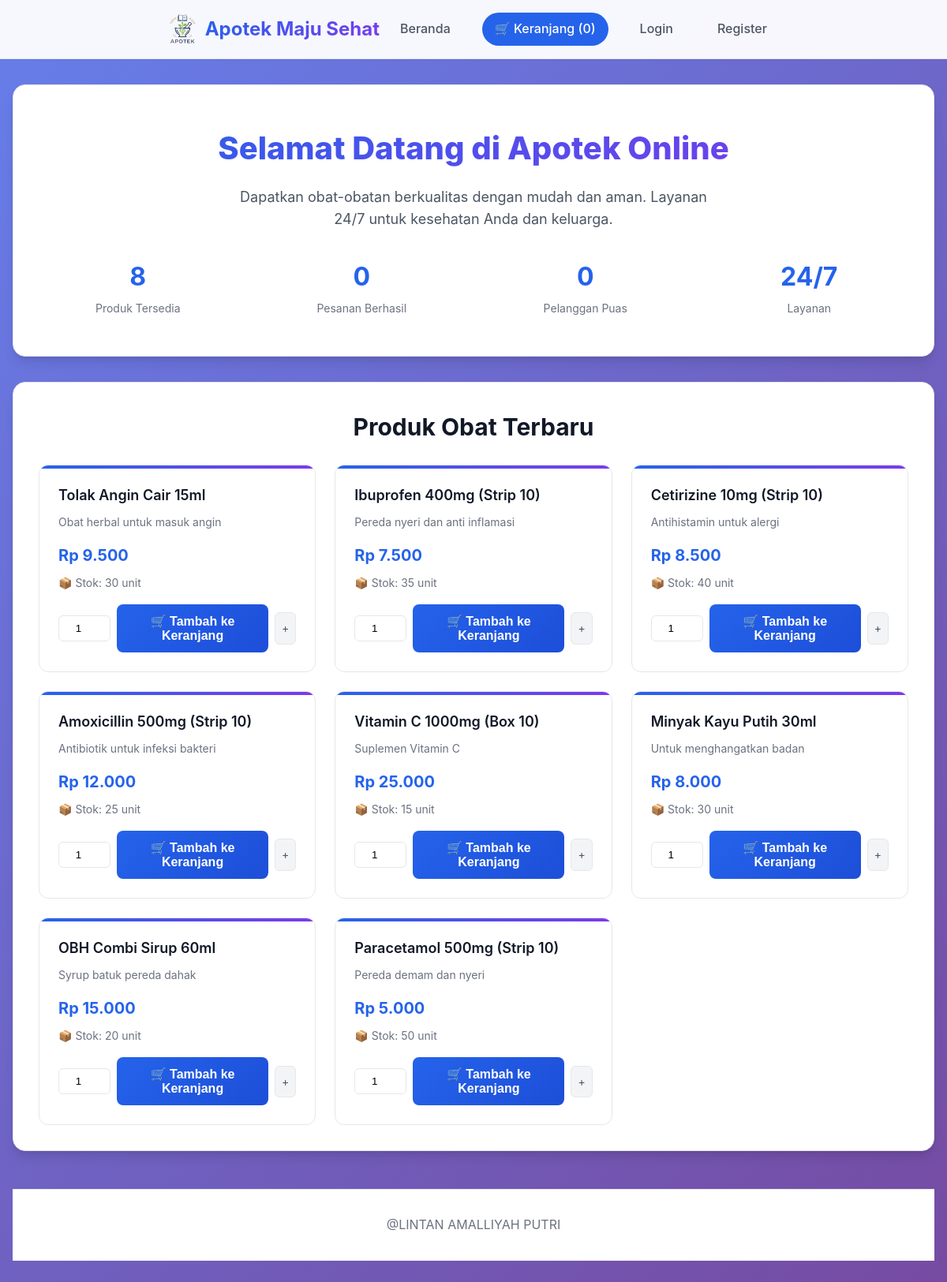
The page / on the database its author committed.
### tables this page shows
CREATE TABLE IF NOT EXISTS products (
    id INT AUTO_INCREMENT PRIMARY KEY,
    name VARCHAR(150) NOT NULL,
    description TEXT,
    price DECIMAL(10,2) NOT NULL DEFAULT 0.00,
    stock INT NOT NULL DEFAULT 0,
    created_at TIMESTAMP DEFAULT CURRENT_TIMESTAMP
);

### index.php (the view, shortened to what this page needs)
<?php
$mysqli = new mysqli(DB_HOST, DB_USER, DB_PASS);
$mysqli->query("CREATE DATABASE IF NOT EXISTS ".DB_NAME." CHARACTER SET utf8mb4 COLLATE utf8mb4_general_ci");
$mysqli->select_db(DB_NAME);
function esc($s){ return htmlspecialchars($s, ENT_QUOTES); }
function is_logged_in(){ return isset($_SESSION['user_id']); }
$page = isset($_GET['page']) ? $_GET['page'] : 'home';
?><!doctype html>
<html lang="id">
<head>
</head>
<body>
<header class="header">
  <div class="wrap">
    <div class="logo-container">
      <img src="apotek.png" alt="Logo Apotek Online" class="logo">
      <h1>Apotek Maju Sehat</h1>
    <nav>
      <a href="<?php echo $_SERVER['PHP_SELF']; ?>">Beranda</a>
      <a href="<?php echo $_SERVER['PHP_SELF']; ?>?page=cart" class="cart-link">🛒 Keranjang (<?php echo array_sum($_SESSION['cart']); ?>)</a>
      <?php if(is_logged_in()): $u=current_user(); ?>
        <a href="<?php echo $_SERVER['PHP_SELF']; ?>?page=orders">Pesanan</a>
        <?php if($u && $u['is_admin']==1): ?>
          <a href="<?php echo $_SERVER['PHP_SELF']; ?>?page=admin">Admin</a>
        <?php endif; ?>
        <a href="<?php echo $_SERVER['PHP_SELF']; ?>?do=logout">Logout (<?php echo esc($u['name']); ?>)</a>
      <?php else: ?>
        <a href="<?php echo $_SERVER['PHP_SELF']; ?>?page=login">Login</a>
        <a href="<?php echo $_SERVER['PHP_SELF']; ?>?page=register">Register</a>
      <?php endif; ?>
    </nav>
  </div>
</header>
<main class="container">
  <?php
  if($page==='home'):
    $res = $mysqli->query("SELECT * FROM products ORDER BY id DESC");
    $total_products = $mysqli->query("SELECT COUNT(*) as count FROM products")->fetch_assoc()['count'];
    $total_orders = $mysqli->query("SELECT COUNT(*) as count FROM orders")->fetch_assoc()['count'];
    $total_users = $mysqli->query("SELECT COUNT(*) as count FROM users")->fetch_assoc()['count'];
  ?>
    <div class="hero-section">
      <h1>Selamat Datang di Apotek Online</h1>
      <p>Dapatkan obat-obatan berkualitas dengan mudah dan aman. Layanan 24/7 untuk kesehatan Anda dan keluarga.</p>
      <div class="hero-stats">
        <div class="stat-item">
          <div class="stat-number"><?php echo $total_products; ?></div>
          <div class="stat-label">Produk Tersedia</div>
        </div>
        <div class="stat-item">
          <div class="stat-number"><?php echo $total_orders; ?></div>
          <div class="stat-label">Pesanan Berhasil</div>
        </div>
        <div class="stat-item">
          <div class="stat-number"><?php echo $total_users; ?></div>
          <div class="stat-label">Pelanggan Puas</div>
        </div>
        <div class="stat-item">
          <div class="stat-number">24/7</div>
          <div class="stat-label">Layanan</div>
        </div>
      </div>
    </div>
    <div class="products-section">
      <h2>Produk Obat Terbaru</h2>
      <div class="products-grid">
        <?php while($p=$res->fetch_assoc()): ?>
          <div class="product-card">
            <h3 class="product-name"><?php echo esc($p['name']); ?></h3>
            <p class="product-description"><?php echo esc($p['description']); ?></p>
            <p class="product-price">Rp <?php echo number_format($p['price'],0,',','.'); ?></p>
            <p class="product-stock">📦 Stok: <?php echo intval($p['stock']); ?> unit</p>
            <form method="post">
              <div class="product-actions">
                <input type="number" name="qty" value="1" min="1" max="<?php echo $p['stock']; ?>" class="quantity-input">
                <button class="btn btn-primary" type="submit">🛒 Tambah ke Keranjang</button>
                <a class="quick-add-btn" href="<?php echo $_SERVER['PHP_SELF']; ?>?do=add&id=<?php echo $p['id']; ?>" title="Tambah 1 ke keranjang">+</a>
              </div>
            </form>
          </div>
        <?php endwhile; ?>
      </div>
    </div>
  <?php
  endif;  ?>
<footer class="footer">
<p>@LINTAN AMALLIYAH PUTRI</p>
</footer>
</body>
</html>

### rows shown on the page
products: name "Tolak Angin Cair 15ml", description "Obat herbal untuk masuk angin", price "9.500", stock "30"
products: name "Ibuprofen 400mg (Strip 10)", description "Pereda nyeri dan anti inflamasi", price "7.500", stock "35"
products: name "Cetirizine 10mg (Strip 10)", description "Antihistamin untuk alergi", price "8.500", stock "40"
products: name "Amoxicillin 500mg (Strip 10)", description "Antibiotik untuk infeksi bakteri", price "12.000", stock "25"
products: name "Vitamin C 1000mg (Box 10)", description "Suplemen Vitamin C", price "25.000", stock "15"
products: name "Minyak Kayu Putih 30ml", description "Untuk menghangatkan badan", price "8.000", stock "30"
products: name "OBH Combi Sirup 60ml", description "Syrup batuk pereda dahak", price "15.000", stock "20"
products: name "Paracetamol 500mg (Strip 10)", description "Pereda demam dan nyeri", price "5.000", stock "50"

### other values the page prints
array_sum($_SESSION['cart']) "0"
$total_products "8"
$total_orders "0"
$total_users "0"
